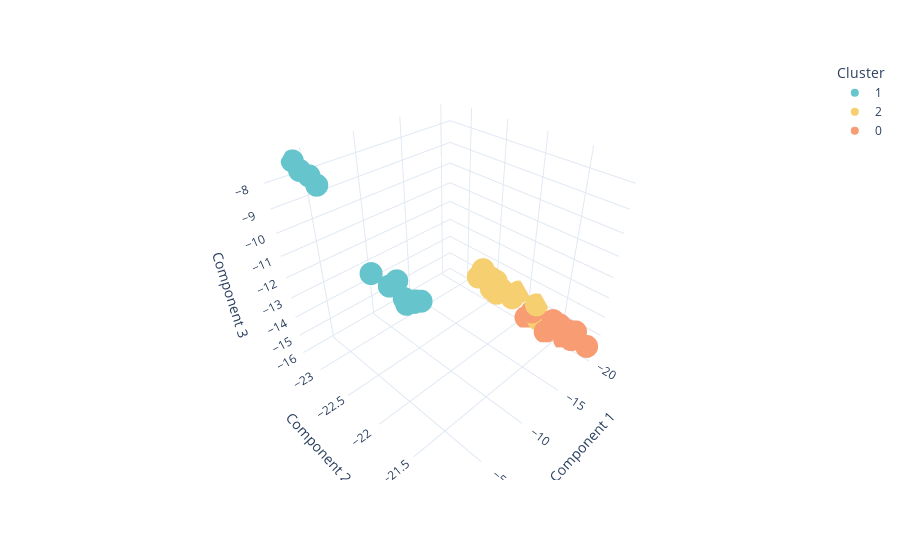

Notebook code for this chart:
### Code cell
fig = px.scatter_3d(
    data_frame=reduced_df,
    x="Component 1",
    y="Component 2",
    z="Component 3",
    color="Cluster",
    color_discrete_sequence=px.colors.qualitative.Pastel,
    hover_data=[
        "taxon_id",
        "media_id"
    ],
    template="plotly_white"
)
fig.show()

### Figure 1 — Plotly figure (JSON) as saved in the notebook; plotly's stock layout.template omitted (floating-point values rounded to 4 significant figures)
{"data": [{"customdata": [["22870", "88"], ["22850", "182"], ["22850", "88"], ["1119550", "88"], ["22800", "377"], ["1786060", "882"], ["1800", "882"], ["542590", "897"], ["22610", "377"], ["903230", "377"], ["330590", "150a"], ["503390", "398"]], "hovertemplate": "Cluster=1<br>Component 1=%{x}<br>Component 2=%{y}<br>Component 3=%{z}<br>taxon_id=%{customdata[0]}<br>media_id=%{customdata[1]}<extra></extra>", "legendgroup": "1", "marker": {"color": "rgb(102, 197, 204)", "symbol": "circle"}, "mode": "markers", "name": "1", "scene": "scene", "showlegend": true, "type": "scatter3d", "x": [-2.314, -2.225, -2.682, -2.529, -3.878, -2.633, -2.336, -3.909, -3.752, -3.673, -2.787, -2.672], "y": [-21.97, -21.46, -21.72, -21.43, -23.26, -21.8, -21.57, -23.02, -22.88, -23.11, -21.53, -21.64], "z": [-9.249, -9.197, -9.085, -9.163, -7.411, -9.445, -9.521, -7.66, -7.793, -7.55, -9.436, -9.564]}, {"customdata": [["452480", "79"], ["1190", "607"], ["6497460", "104a"], ["3370970", "1042"], ["1217340", "370"], ["27240", "607"], ["26980", "370"], ["10310", "573"], ["5259170", "573"], ["14540", "259"], ["6749720", "1042"]], "hovertemplate": "Cluster=2<br>Component 1=%{x}<br>Component 2=%{y}<br>Component 3=%{z}<br>taxon_id=%{customdata[0]}<br>media_id=%{customdata[1]}<extra></extra>", "legendgroup": "2", "marker": {"color": "rgb(246, 207, 113)", "symbol": "circle"}, "mode": "markers", "name": "2", "scene": "scene", "showlegend": true, "type": "scatter3d", "x": [-19.97, -20.38, -20.17, -20.52, -20.36, -20.35, -20.1, -19.44, -19.48, -19.81, -20.65], "y": [-22.14, -22.73, -22.4, -21.84, -21.78, -22.5, -22.33, -22.35, -22.57, -22.47, -22.11], "z": [-15.08, -15.16, -15.4, -14.95, -15.62, -15.41, -15.0, -14.41, -14.19, -14.56, -14.84]}, {"customdata": [["10260", "172"], ["10060", "172"], ["22150", "120"], ["10280", "172"], ["295280", "172"], ["709930", "172"], ["9990", "172"], ["841560", "519"], ["22090", "120"], ["9810", "172"], ["22080", "120"], ["10710", "25"], ["11080", "87"]], "hovertemplate": "Cluster=0<br>Component 1=%{x}<br>Component 2=%{y}<br>Component 3=%{z}<br>taxon_id=%{customdata[0]}<br>media_id=%{customdata[1]}<extra></extra>", "legendgroup": "0", "marker": {"color": "rgb(248, 156, 116)", "symbol": "circle"}, "mode": "markers", "name": "0", "scene": "scene", "showlegend": true, "type": "scatter3d", "x": [-20.24, -20.0, -18.84, -19.91, -19.81, -20.13, -19.6, -19.3, -18.81, -19.99, -18.93, -19.98, -20.4], "y": [-21.39, -21.56, -21.4, -21.29, -21.59, -21.86, -21.61, -21.27, -21.2, -21.11, -21.25, -21.92, -21.39], "z": [-15.85, -15.07, -14.59, -15.49, -15.61, -15.3, -15.74, -15.12, -14.47, -15.42, -14.82, -15.74, -15.35]}], "layout": {"legend": {"title": {"text": "Cluster"}, "tracegroupgap": 0}, "margin": {"t": 60}, "scene": {"domain": {"x": [0, 1], "y": [0, 1]}, "xaxis": {"title": {"text": "Component 1"}}, "yaxis": {"title": {"text": "Component 2"}}, "zaxis": {"title": {"text": "Component 3"}}}}}
